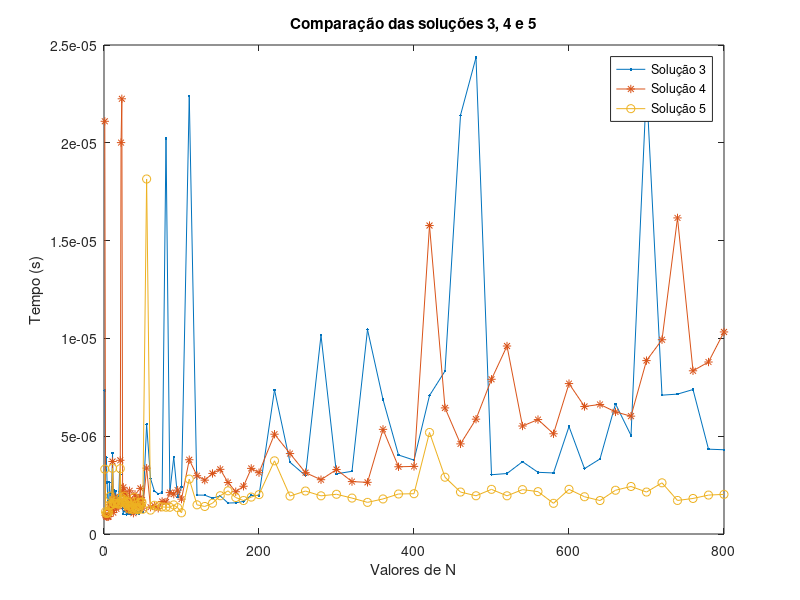

This chart was generated by the following MATLAB code:
% Load Values
valores3 = load("solution_3_times.txt");
valores4 = load("solution_4_times.txt");
valores5 = load("solution_5_times.txt");
n = valores3(1:end, 1);
t1 = valores3(1:end, 2);
t2 = valores4(1:end, 2);
t3 = valores5(1:end, 2);

% Graph
figure(5);
plot(n, t1, '.-');
hold on;
plot(n, t2, '*-');
hold on;
plot(n, t3, 'o-');
hold on;
legend('Solução 3', 'Solução 4', 'Solução 5')
ylabel("Tempo (s)");
xlabel("Valores de N");
title("Comparação das soluções 3, 4 e 5");